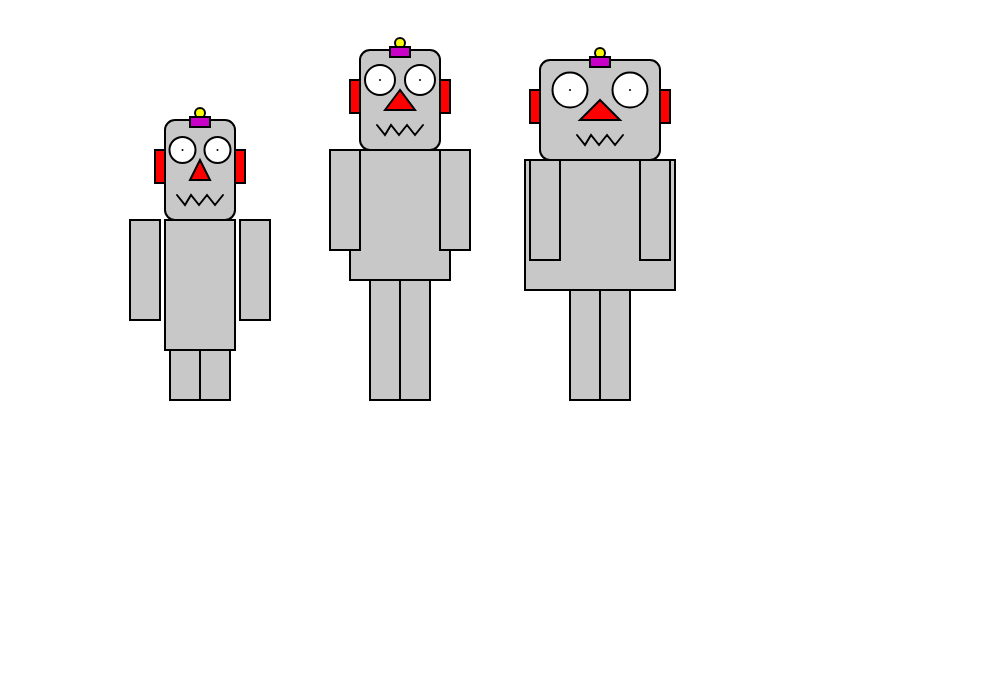
Frame 1 (no input)
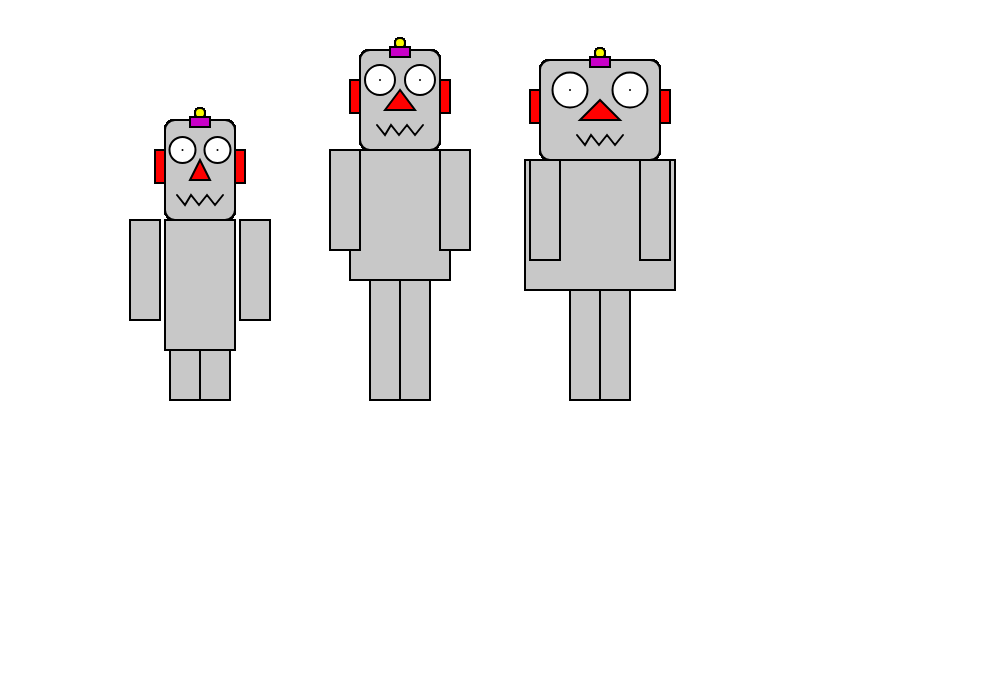
Frame 60 (no input)
Frame 120 (the mouse pressed at the canvas centre since frame 60): identical to frame 60, image omitted

The p5.js sketch that drew these frames (run headless with seeded random() and noise() and a simulated clock; from frame 60 on, the mouse is pressed at the canvas centre):

// p5.js sketch
// ── sketch.js

var robotWidths;
var robotHeights;
var headWidths;
var eyeSizes;
var noseSizes;

function setup() {
    //create a canvas for the robot
    createCanvas(1000, 700);
    robotWidths = [70, 100, 150];
    robotHeights = [50, 120, 110];
    headWidths = [0.7, 0.8, 1.2];
    eyeSizes = [26, 30, 35];
    noseSizes = [10, 15, 20];
}

function draw() {
    strokeWeight(2);
    translate(0, 400);

    for (var i = 0; i < robotWidths.length; i++) {
        translate(200, 0);

        fill(200);
        rect(-robotWidths[i] / 2, -robotHeights[i] - 130, robotWidths[i], 130);
        rect(-70, -robotHeights[i] - 130, 30, 100);
        rect(40, -robotHeights[i] - 130, 30, 100);
        rect(-30, -robotHeights[i], 30, robotHeights[i]);
        rect(0, -robotHeights[i], 30, robotHeights[i]);

        //robot heads
        fill(200);
        rect(-50 * headWidths[i], -robotHeights[i] - 230, 100 * headWidths[i], 100, 10);

        //ears
        fill(255, 0, 0);
        rect(-50 * headWidths[i] - 10, -robotHeights[i] - 200, 10, 33);
        rect(50 * headWidths[i], -robotHeights[i] - 200, 10, 33);

        //robots' antennas
        fill(250, 250, 0);
        ellipse(0, -robotHeights[i] - 237, 10, 10);
        fill(200, 0, 200);
        rect(-10, -robotHeights[i] - 233, 20, 10);

        //robot's eyes
        fill(255)
        ellipse(-25 * headWidths[i], -robotHeights[i] - 200, eyeSizes[i], eyeSizes[i]);
        point(-25 * headWidths[i], -robotHeights[i] - 200);
        ellipse(25 * headWidths[i], -robotHeights[i] - 200, eyeSizes[i], eyeSizes[i]);
        point(25 * headWidths[i], -robotHeights[i] - 200);

        //robots' nose
        fill(255, 0, 0);
        triangle(0, -robotHeights[i] - 190, -noseSizes[i], -robotHeights[i] - 170, noseSizes[i], -robotHeights[i] - 170);

        //robot mouth
        noFill();
        beginShape();
        vertex(-23, -robotHeights[i] - 155);
        vertex(-15, -robotHeights[i] - 145);
        vertex(-9, -robotHeights[i] - 155);
        vertex(-1, -robotHeights[i] - 145);
        vertex(7, -robotHeights[i] - 155);
        vertex(15, -robotHeights[i] - 145);
        vertex(23, -robotHeights[i] - 155);
        endShape();
    }
}
